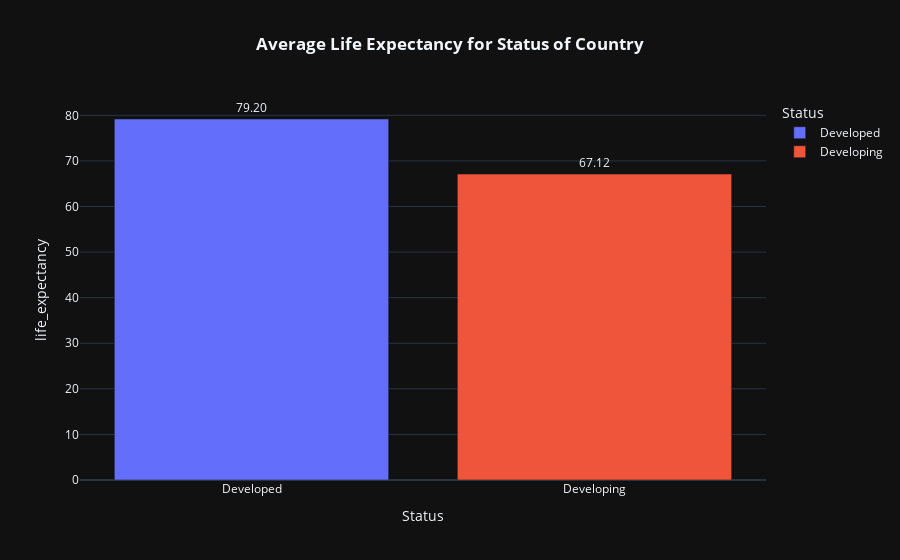

Notebook code for this chart:
### Code cell
# Creating histogram (bar chart)
life_expect_status = df.groupby('Status')['life_expectancy'].mean().reset_index()

fig = px.bar(
    life_expect_status,
    x='Status',
    y='life_expectancy',
    color='Status',
    text='life_expectancy',  # Show values on top of bars
    title='<b>Average Life Expectancy for Status of Country</b>',
    template='plotly_dark'
)
fig.update_layout(
    title=dict(x=0.5),
    uniformtext_minsize=10,
    uniformtext_mode='hide'
)
fig.update_traces(texttemplate='%{text:.2f}', textposition='outside')
fig.show()

### Figure 1 — Plotly figure (JSON) as saved in the notebook; plotly's stock layout.template omitted (floating-point values rounded to 4 significant figures)
{"data": [{"alignmentgroup": "True", "hovertemplate": "Status=%{x}<br>life_expectancy=%{text}<extra></extra>", "legendgroup": "Developed", "marker": {"color": "#636efa", "pattern": {"shape": ""}}, "name": "Developed", "offsetgroup": "Developed", "orientation": "v", "showlegend": true, "text": [79.2], "textposition": "outside", "texttemplate": "%{text:.2f}", "type": "bar", "x": ["Developed"], "xaxis": "x", "y": [79.2], "yaxis": "y"}, {"alignmentgroup": "True", "hovertemplate": "Status=%{x}<br>life_expectancy=%{text}<extra></extra>", "legendgroup": "Developing", "marker": {"color": "#EF553B", "pattern": {"shape": ""}}, "name": "Developing", "offsetgroup": "Developing", "orientation": "v", "showlegend": true, "text": [67.12], "textposition": "outside", "texttemplate": "%{text:.2f}", "type": "bar", "x": ["Developing"], "xaxis": "x", "y": [67.12], "yaxis": "y"}], "layout": {"barmode": "relative", "legend": {"title": {"text": "Status"}, "tracegroupgap": 0}, "title": {"text": "<b>Average Life Expectancy for Status of Country</b>", "x": 0.5}, "uniformtext": {"minsize": 10, "mode": "hide"}, "xaxis": {"anchor": "y", "categoryarray": ["Developed", "Developing"], "categoryorder": "array", "domain": [0, 1], "title": {"text": "Status"}}, "yaxis": {"anchor": "x", "domain": [0, 1], "title": {"text": "life_expectancy"}}}}
